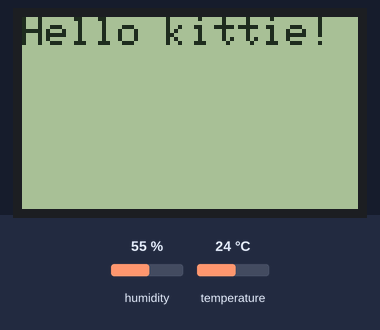
This sketch was run on a simulated Arduino Uno, built with avr-gcc and run on an emulated ATmega328P. Shown: 84×48 one-colour display. The test bench sets the inputs (shaded band); at power-on: humidity 55 %, temperature 24 °C.

Above: at 2.2 s.
2.3 s: humidity set to 22 %
At 13.2 s:
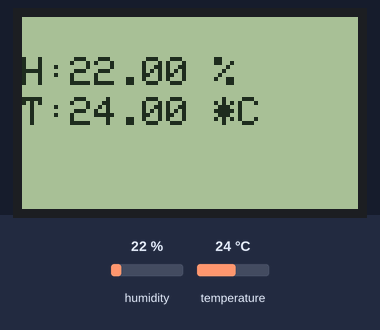
17.3 s: temperature set to 12 °C
At 23.5 s:
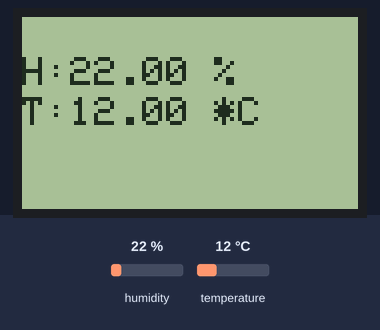
32.3 s: humidity set to 40 %
At 35.0 s:
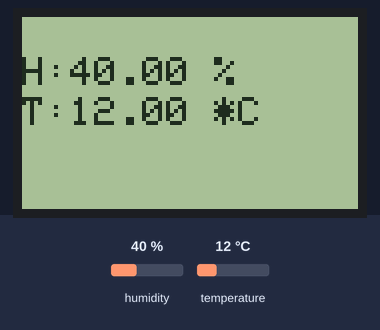
47.3 s: temperature set to 19 °C
At 56.7 s:
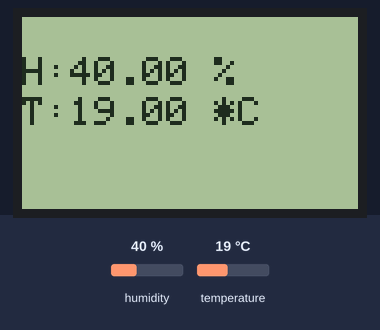
Timing chart, 0 to 58.2 s (numbered marks = the images above; inputs shaded):
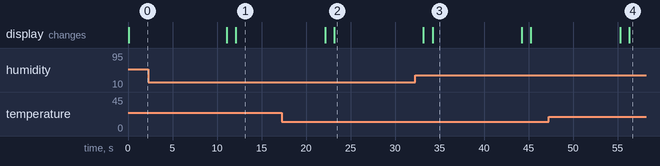

Measured:
- after the input at 17.3 s, the display: first differs from a run without the input after 5.9 s (image 2)
- after the input at 32.3 s, the display: first differs from a run without the input after 1.9 s (image 3)
- after the input at 47.3 s, the display: first differs from a run without the input after 9.0 s (image 4)
- what the display in image 3 shows lasts 10.0 s, from 34.2 s to 44.2 s

The sketch:

humidity.ino
```cpp
#include <DHT.h>

//#include <SPI.h>
#include <Adafruit_GFX.h>
#include <Adafruit_PCD8544.h>

#define DHT_PIN A0
#define DHT_TYPE DHT11

Adafruit_PCD8544 display = Adafruit_PCD8544(3, 4, 5, 6, 7);

DHT dht_sens(DHT_PIN, DHT_TYPE);

void setup() {

  //Serial.begin(9600);

  display.begin();
  display.clearDisplay();
  display.display();
  display.setContrast(50);
  display.setRotation(2);

  display.setCursor(0, 0);
  display.setTextColor(BLACK);
  display.setTextSize(1);
  display.print("Hello kittie!");
  display.display();

  dht_sens.begin();

  delay(1000);
}

void loop() {
  delay(10000);

  float hum = dht_sens.readHumidity();
  float tep = dht_sens.readTemperature();

  display.clearDisplay();
  display.display();
  delay(1000);

//  display.print("time: ");
//  long tm = millis();
//  tm /= 1000;
//  display.print(tm);

  if (isnan(hum) || isnan(tep)) {
    display.setCursor(0, 10);
    display.print("Fail DHT");
    //Serial.print("Fail DHT\n");

  } else {
//    Serial.print("hum: ");
//    Serial.print(hum);
//    Serial.print(" %");
//
//    Serial.print("    tep: ");
//    Serial.print(tep);
//    Serial.print(" *C");

    display.setCursor(0, 10);
    display.print("H:");
    display.print(hum);
    display.print(" %");

    display.setCursor(0, 20);
    display.print("T:");
    display.print(tep);
    display.print(" *C");
  }

  display.display();
  //Serial.print("\n");
}
```
